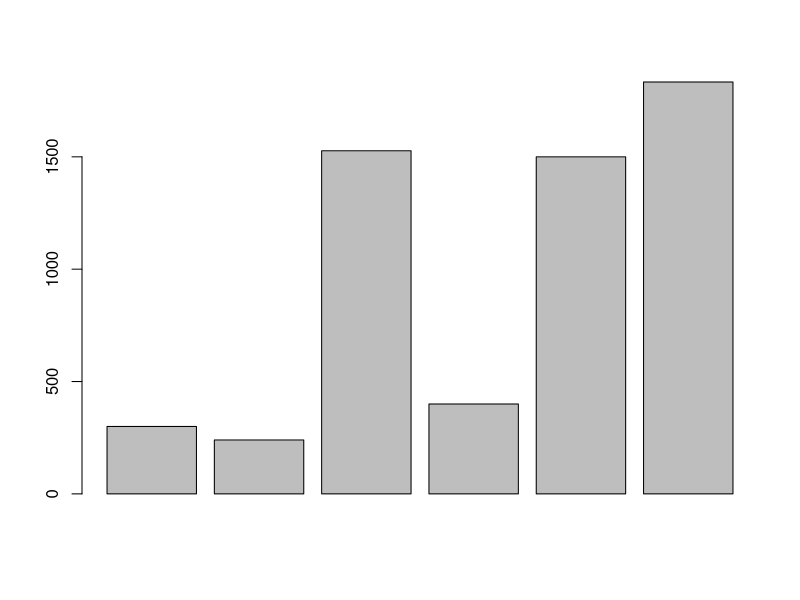
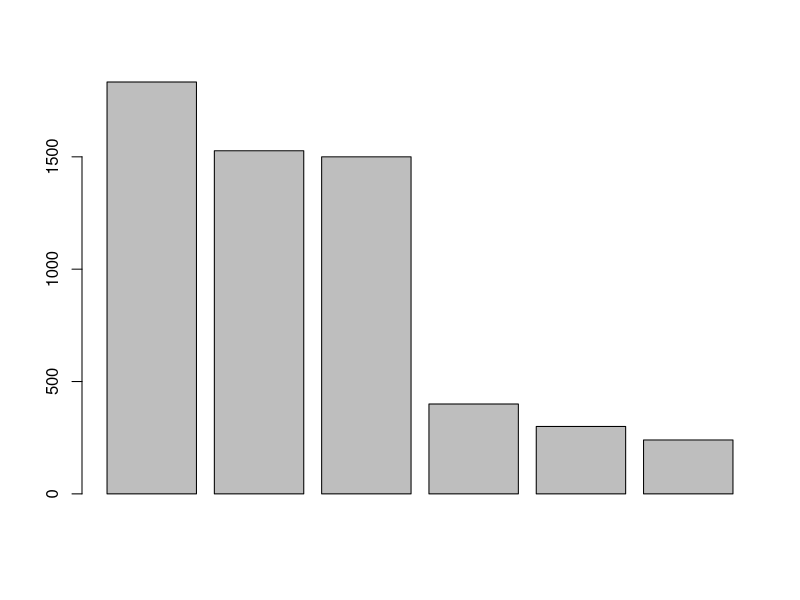
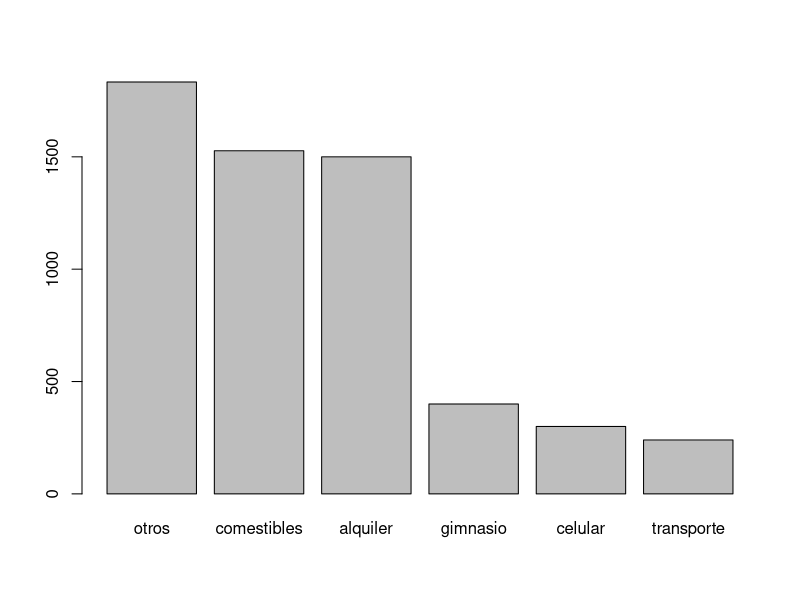

The R source for these figures, in order:
# Laboratorio 1
# 29/08/22
# Jorge Ivan Garza Aldape

# Parte 1 R y RStudio

# Gastos totales
300 + 240 + 1527 + 400 + 1500 + 1833

celular <- 300
celular
transporte <- 240
transporte
comestibles <- 1527
comestibles
gimnasio <- 400
gimnasio
alquiler <- 1500
alquiler
otros <- 1833
otros

# Sumatoria y objeto total

gast.total <- sum(celular, transporte, comestibles, gimnasio, alquiler, otros)

gast.total

# Gastos a 5 meses

gast.cinco <- gast.total * 5
gast.cinco

# Gastos a 10 meses

gast.diez <- gast.total * 10
gast.diez

# Autoevaluación

gastos <- c(celular, transporte, comestibles, gimnasio, alquiler, otros)
gastos

barplot(gastos)

sort(gastos, decreasing = T)

barplot(gastos[order(gastos, decreasing = T)])

barplot(gastos[order(gastos, decreasing = T)], names.arg = c("otros", "comestibles", "alquiler", "gimnasio", "celular", "transporte"))



